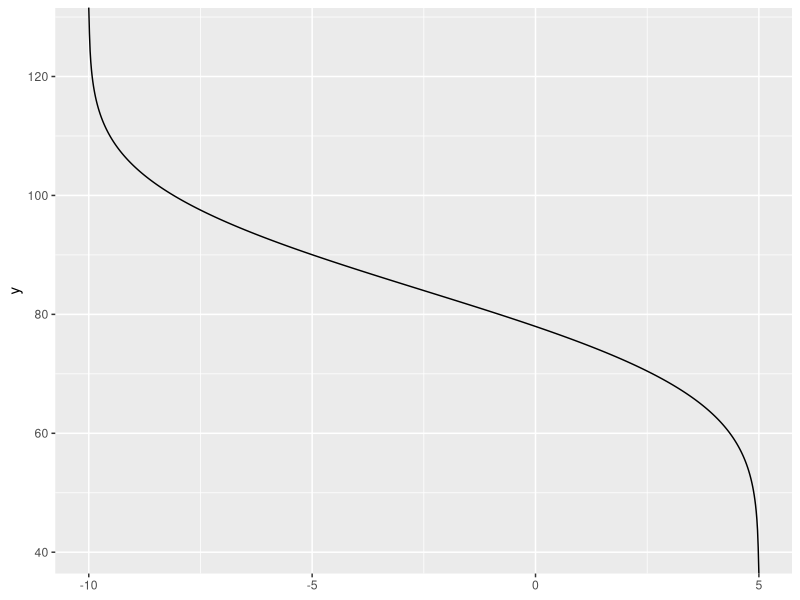
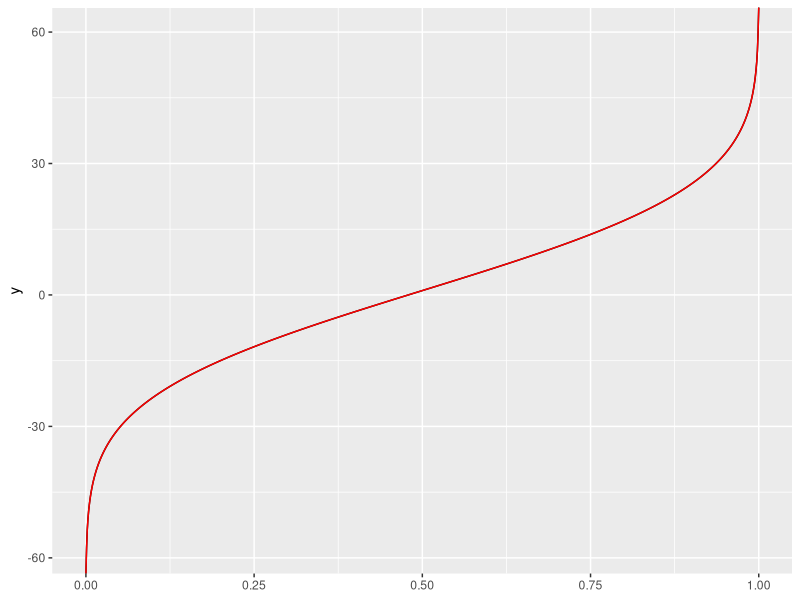
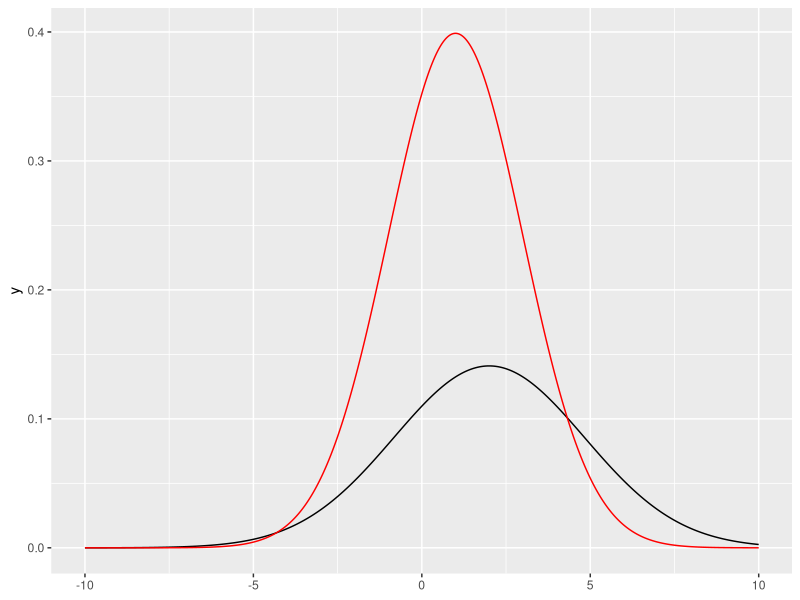

These charts were generated, in order, by the following R code: (Note: this script raises an error after producing the figures.)
library(tidyverse)
mus <- 10 + c(20,2,3,4,5)
sigs <- c(2,4,3,1,4)


lmc <- function(Ovg, Und, w, K) {
  Vectorize(function(lambda) {
    sum(qnorm((Und - w*lambda)/(Und + Ovg), mus[1:5], sigs[1:5])) - K}
  )
}

out <- function(Ovg, Und, w, lambda) {
  qnorm((Und - w*lambda)/(Und + Ovg), mus[1:5], sigs[1:5])
}

lmc1 <- lmc(1,1,1,100)
lmc1(2)

uniroot(lmc(10,5,1,85), c(-10,5), extendInt = "yes")

ggplot() + xlim(-10,5) + geom_function(fun = lmc(10,5,1,0), n = 1000)

out(0,1,1,.9)

ggplot() + xlim(0,1) + geom_function(fun = function(x) qnorm(x,1,19), n=1000) +
  geom_function(fun = function(x) qnorm(x,0,10) + qnorm(x,0,3) + qnorm(x,1,6), n=1000, color = "red")

ggplot() + xlim(-10,10) + geom_function(fun = function(x) dnorm(x,2,sqrt(8)), n=1000) +
  geom_function(fun = function(x) dnorm(x,1,2) + dnorm(x,1,2), n=1000, color = "red")

norm_loss <- function(alpha, mean, sd) {
  f <- function(x){
    alpha^(-1)*((pnorm(x, mean, sd)-alpha)*(x-mean) + sd^2*dnorm(x,mean,sd))
  }
  return(f)
}
sig = .2
mag = 10
alphas =   c(.1,.4,.5,.9)
w <- 6

plot_loss <- function(
    alphas,
    lossfun, 
    parms, 
    pfun, 
    qfun,
    mag, 
    xl, 
    xr,
    yb,
    yexpand = c(1,1)) {
  p <- ggplot() + xlim(xl,xr)+ map(
    alphas,
    function(alpha) {
      geom_function(aes(color = as_factor(alpha)), 
                    fun = rlang::exec(lossfun, alpha, !!!parms))
    }
  ) + map(
    alphas,
    function(alpha) {
      geom_segment(aes(color = as_factor(alpha), 
                       x = rlang::exec(qfun, alpha, !!!parms), 
                       y = yb,
                       xend = rlang::exec(qfun, alpha, !!!parms),
                       yend = mag*alpha),
                   alpha = .5)
    }
  ) + map(
    alphas,
    function(alpha) {
      geom_segment(aes(color = as_factor(alpha),
                       x = rlang::exec(qfun, alpha, !!!parms),
                       y = mag*alpha,
                       xend = xl, 
                       yend = mag*alpha),
                   alpha = .5)
    }
  ) + 
    geom_function(fun = function(q) mag*rlang::exec(pfun, q, !!!parms)) +
    scale_y_continuous(expand = yexpand,
                       labels = function(y) y/mag, 
                       breaks = mag*alphas, 
                       limits = c(yb, mag*1.1)) +
    scale_x_continuous(expand = c(0,.1), limits = c(xl,xr)) +
    theme_classic() +
    theme(legend.position = "none",
          axis.title = element_blank())
  return(p)
}



plot_loss(
    alphas = alphas,
    lossfun = norm_loss, 
    parms = list(mean = 0, sd = 2), 
    pfun = pnorm, 
    qfun = qnorm,
    mag = mag, 
    xl = -w, 
    xr = w)


unif_loss <- function(alpha, a, b) {
  f <- function(x){
    (alpha*2*(b-a))^(-1)*(x^2 - 2*(a+(b - a)*alpha)*x+(1 - alpha)*a^2 +alpha*b^2)
  }
  return(f)
}

plot_loss(
  alphas = alphas,
  lossfun = unif_loss, 
  lossparms = list(a = 0, b=1), 
  pfun = punif, 
  qfun = qunif,
  distparms = list(min = 0, max = 1),
  mag = 1.2, 
  xl = -.3, 
  xr = 1.3)

exp_loss <- function(alpha, rate) {
  f <- function(x){
    alpha^(-1)*(exp(-x*rate)*rate^(-1) - (alpha-1) * x - rate^(-1))
  }
  return(f)
}
parms = list(rate = 1)

plot_loss(
  alphas = alphas,
  lossfun = exp_loss, 
  parms = parms, 
  pfun = pexp, 
  qfun = qexp,
  mag = 3, 
  xl = -.5, 
  xr = 5,
  yexpand = c(0,.1),
  yb = -1
  )

unif_loss2 <- function(alpha1,alpha2,a1,a2,b1,b2) {
  f <- function(x1,x2) {
    unif_loss(alpha1, a1, b1)(x1) + unif_loss(alpha2, a2, b2)(x2)
  }
  return(f)
}
x1 <- seq(0, 1, length.out = 100)
x2 <- seq(0, 1, length.out = 100)
alpha1 = .8
alpha2 = .2
a1 = 0
a2 = 0
b1 = 1
b2 = 1
dat <- expand_grid(x1, x2) %>% mutate(z = unif_loss2(alpha1,alpha2,a1,a2,b1,b2)(x1, x2))
ggplot(dat, aes(x1,x2)) + geom_contour(aes(z=z))

norm_loss <- function(alpha, mu, sigma) {
  f <- function(x){
    alpha^(-1)*((pnorm(x, mu, sigma)-alpha)*(x-mu) + sigma^2*dnorm(x,mu,sigma))
  }
  return(f)
}
norm_loss2 <- function(alpha1, mu1, sigma1, alpha2, mu2, sigma2) {
  f <- function(x1,x2) {
    norm_loss(alpha1, mu1, sigma1)(x1) + norm_loss(alpha2, mu2, sigma2)(x2)
  }
}
x1 <- seq(-1, 1, length.out = 200)
x2 <- seq(-1, 1, length.out = 200)
alpha1 = .8
alpha2 = .6
mu1 = .5
mu2 = 0
sigma1 = .5
sigma2 = .1
dat <- expand_grid(x1, x2) %>% 
  mutate(z = unif_loss2(alpha1,alpha2,mu1,mu2,sigma1,sigma2)(x1, x2))
ggplot(dat, aes(x1,x2)) + geom_contour(aes(z=z), bins = 50)
  
# Lau & Lau example in table 1

mu = c(100, 500, 300)
E = c(1,1,2)
U = c(4,1,2)
w = c(1,4,1)


f1 <- function(lambda) pmax(-w*mu*log((1-(U-w*lambda)/(E+U))),0)
f1(2)

f = function(lambda, C) {
  sum(pmax(-w*mu*log((1-(U-w*lambda)/(E+U))),0)) - C
}
lam_star <- uniroot(f, c(0,3))$root

(U-w*lam_star)/(E+U)

Cs = c(1755.2, 1300, 1000, 500, 100, 25)
ggplot() + 
  map(Cs,
      function(C) geom_function(
        fun = Vectorize(function(lam) f(lam, C)), 
        aes(color = factor(C, levels = Cs)))
  )+
  geom_hline(aes(yintercept = 0), alpha = .5)+
  scale_x_continuous(limits = c(-.02,4), 
                     breaks = scales::pretty_breaks(n = 20))+
  scale_color_discrete(breaks = rev(Cs), name = "Constraint")+
  labs(y = "Deficit")+
  theme_bw()

# Lau & Lau example in table 2

a=c(50,300,200)
b=c(150,700,400)

f2_vec <- function(lambda) {a + (b-a)*((U-w*lambda)/(E+U))}
f2_sum <- function(lambda, C) {
  sum(w*f2_vec(lambda)) - C
}
Cs = c(2430, 1600, 400, 200)
ggplot() + 
  map(Cs,
      function(C) geom_function(
        fun = Vectorize(function(lam) f2_sum(lam, C)), 
        aes(color = factor(C, levels = Cs)))
  )+
  geom_hline(aes(yintercept = 0), alpha = .5)+
  scale_x_continuous(limits = c(-.02,2.5), 
                     breaks = scales::pretty_breaks(n = 20))+
  scale_color_discrete(breaks = rev(Cs), name = "Constraint")+
  labs(y = "Deficit")+
  theme_bw()

(2430-400)/(sum((b-a)*w^2/(E+U)))
(2430-1600)/(sum((b-a)*w^2/(E+U)))
alp=U/(E+U)
Z = function(x) ((E+U)/(2*(b-a)))*(x^2-2*(a+(b-a)*alp)*x+(1-alp)*a^2+alp*b^2)
Z(f2_vec(0.2538226)) %>% sum()
Z(c(125,296.9,287.5)) %>% sum()

gsub("[^0-9.]", " ", r"(\begin{aligned}
     &0 \\
     &0 \\
     &0 \\
     &0 \\
     &0 \\
     &106.86 \\
     &0 \\
     &14.02 \\
     &0 \\
     &0 \\
     &15.58 \\
     &42.20 \\
     &34.56 \\
     &0 \\
     &0 \\
     &0 \\
     &15.23
     \end{aligned})")


gsub("\\\\"," ",r"(\e45)")

f <- function(a,b) {(b^2-a^2)/(b-a) - (b+a)}

